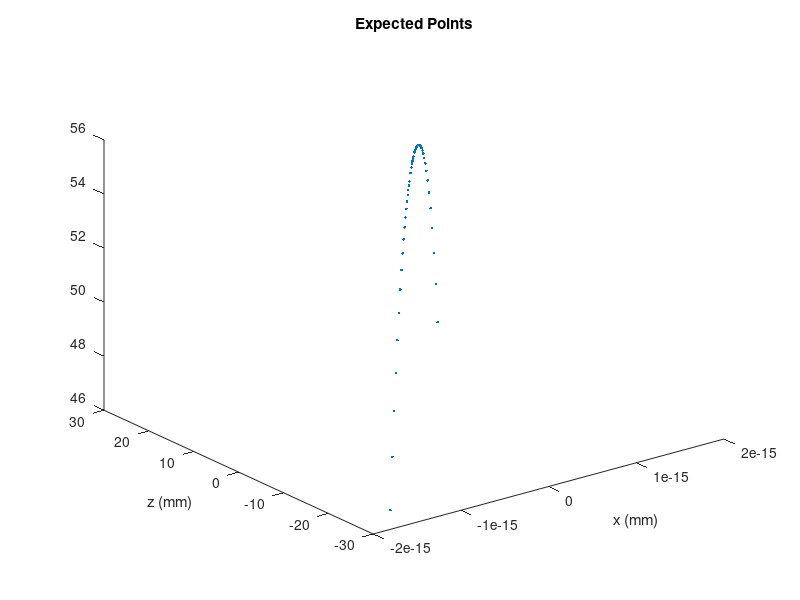

Reproduce this figure in MATLAB. (Note: this script raises an error after producing the figure.)
clear;

%physical system parameters
L = 56; % (mm) from spine architecture 
d = 4;  % (mm) "
disk_diameter = 15; % (mm) diameter of the disk
PWMrange = 500-100;
setmid = 340;

%resolution
res =18;

%Rc range
minR = log10(3*L/(pi));
maxR = log10(300);
Rc = [logspace(log10(3000),maxR,res/2) logspace(maxR,minR,res)];
Rc = [Rc -Rc];
phi = L./Rc;
theta = pi/2;

%initialize state and input vars
x = zeros(3,length(Rc));
dl = zeros(4,length(Rc)); 
u = ones(4,length(dl))*setmid;

%predicted xyz
x(1,:) = cos(theta)*Rc.*(1-cos(L./Rc));
x(2,:) = sin(theta)*Rc.*(1-cos(L./Rc));
x(3,:) = Rc.*sin(L./Rc);

%cable length change
dl(1,:) = (phi.*(Rc-d*cos(theta))-L);
dl(2,:) = (phi.*(Rc+d*cos(theta))-L);
dl(3,:) = (phi.*(Rc-d*sin(theta))-L);
dl(4,:) = (phi.*(Rc+d*sin(theta))-L);

%convert to motor values
dtheta = dl/(disk_diameter/2);
dPWM = dtheta*PWMrange/pi;
u = u-dPWM;

figure(1)
plot3(x(1,:),x(2,:),x(3,:),'.')
xlabel('x (mm)')
ylabel('z (mm)')
title('Expected Points')

%%

%Establish serial connection to Arduino
device = serialport("/dev/tty.usbmodem11301",115200)
flush(device);

%Establish serial connection to Aurora
fser = serialport('/dev/tty.usbserial-1120',115200,'DataBits',8,'FlowControl','none','StopBits',1,'Timeout',0.001);

%Enter motor values
motorvalue = [setmid setmid setmid setmid]';

%Write to device and read response
write(device,motorvalue,"uint16")
count = size(motorvalue);
response = read(device,count(2),"uint16")

%array to record actual positions
xstar = zeros(length(u),10);

%now do same for all u sets
for k = 1:length(u)
    motorvalue = u(:,k)
    k
    write(device,motorvalue,"uint16")
    count = size(motorvalue);
    response = read(device,count(1),"uint16")
    pause(2)

    pkt = [];
    while(isempty(pkt))
        pkt = getAuroraPacket(fser,0.1);
    end
    xstar(k,:) = pkt;
end

%return to neutral
motorvalue = [setmid setmid setmid setmid]';
write(device,motorvalue,"uint16")
count = size(motorvalue);
response = read(device,count(1),"uint16")

%write data to csv files
writematrix(u,'input_midplane.csv')
writematrix(x,'predicted_midplane.csv')
writematrix(xstar,'output_midplane.csv')

%disconnect serial ports
clear fser
clear device